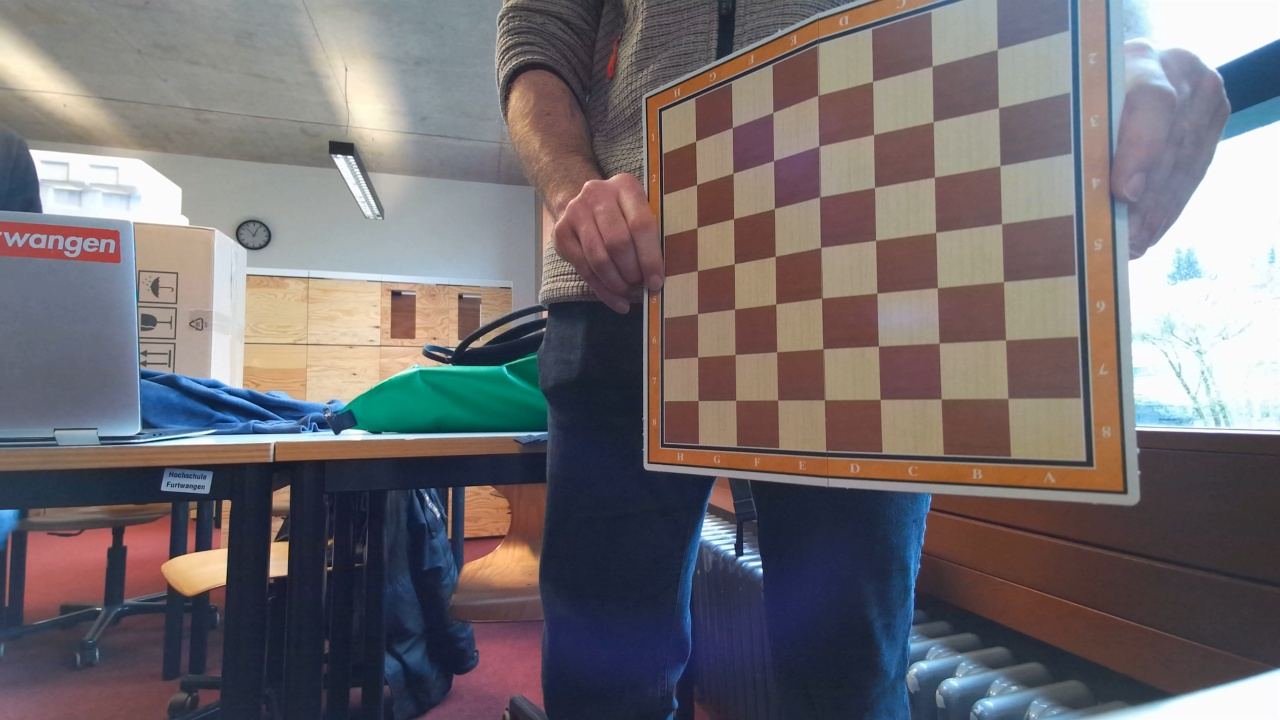
#> input picture assets/screenshot0.jpg, 1280 x 720 px, given in place of screenshot0.jpg, which was not available
$ python calib2.py
#> lines starting #> are read from the running program, lines starting #| are printed output that depends on the picture; after the words box and inside, x2 and y2 are one past the last pixel; in counts of white or black regions, pixels touching at a corner belong together; long printed decimals are rounded; pictures that were not available may be replaced by others from this repository, and a replacement may not be noted
# This Page calibrates a Camera
# Change the path in line 19

import numpy as np
import cv2 as cv
import glob


# termination criteria
criteria = (cv.TERM_CRITERIA_EPS + cv.TERM_CRITERIA_MAX_ITER, 30, 0.001)
# prepare object points, like (0,0,0), (1,0,0), (2,0,0) ....,(6,5,0)
objp = np.zeros((6*7,3), np.float32)
objp[:,:2] = np.mgrid[0:7,0:6].T.reshape(-1,2)

# Arrays to store object points and image points from all the images.
objpoints = [] # 3d point in real world space
imgpoints = [] # 2d points in image plane.

images = glob.glob('/*.jpg')
for fname in images:
 img = cv.imread(fname)
#> img is the input picture: shape (720, 1280, 3); mean B, G, R 112.2, 109.5, 115.2
 gray = cv.cvtColor(img, cv.COLOR_BGR2GRAY)
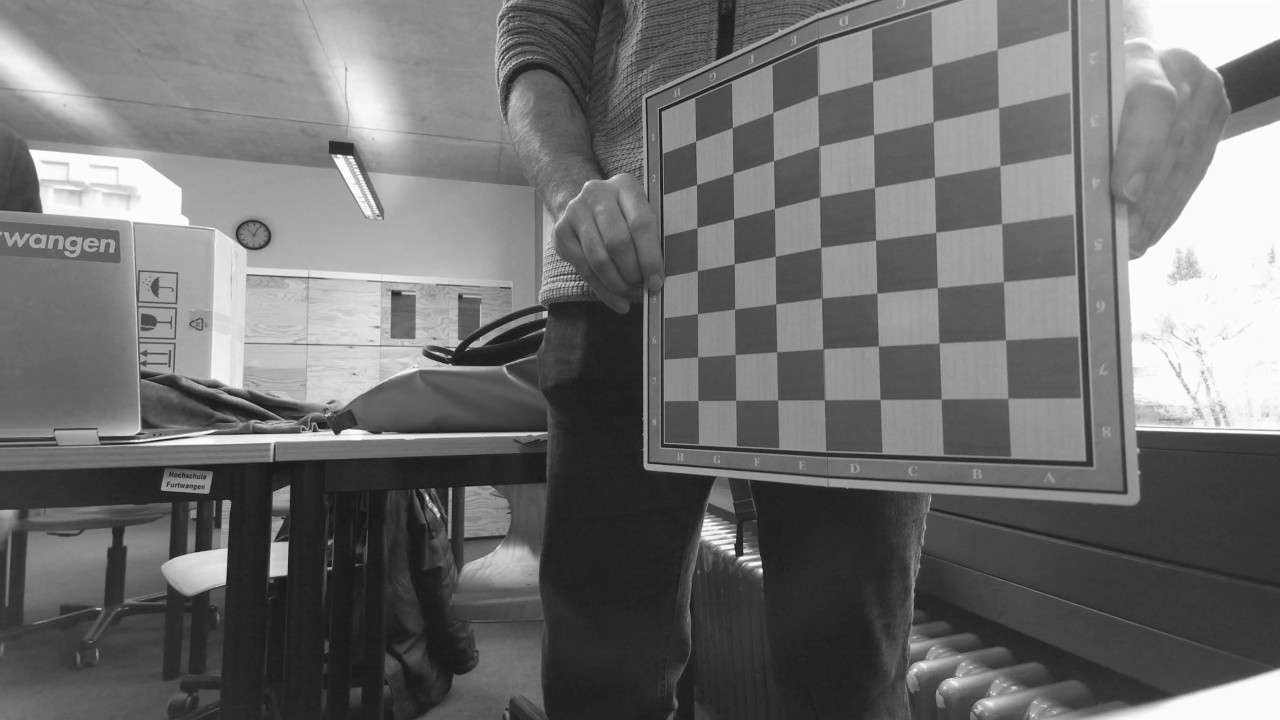
#> gray: shape (720, 1280); min 16, max 255, mean 111.5
 # Find the chess board corners
 ret, corners = cv.findChessboardCorners(gray, (7,6), None)
#> ret = True; corners = 42 rows, first 8: [997.3, 49.31], [998.3, 107.6], [999.9, 165.5], [1001.6, 223.5], [1003.4, 281.6], [1005.5, 339.8], [1008, 398.2], [932, 66.04]
 # If found, add object points, image points (after refining them)
 if ret == True:
    objpoints.append(objp)
    corners2 = cv.cornerSubPix(gray,corners, (11,11), (-1,-1), criteria)
#> corners2 = 42 rows, first 8: [997.3, 49.38], [998.5, 107.6], [999.9, 165.7], [1001.6, 223.6], [1003.4, 281.6], [1005.6, 339.8], [1007.8, 398.4], [932.1, 66.05]
    imgpoints.append(corners)
    # Draw and display the corners
    cv.drawChessboardCorners(img, (7,6), corners2, ret)
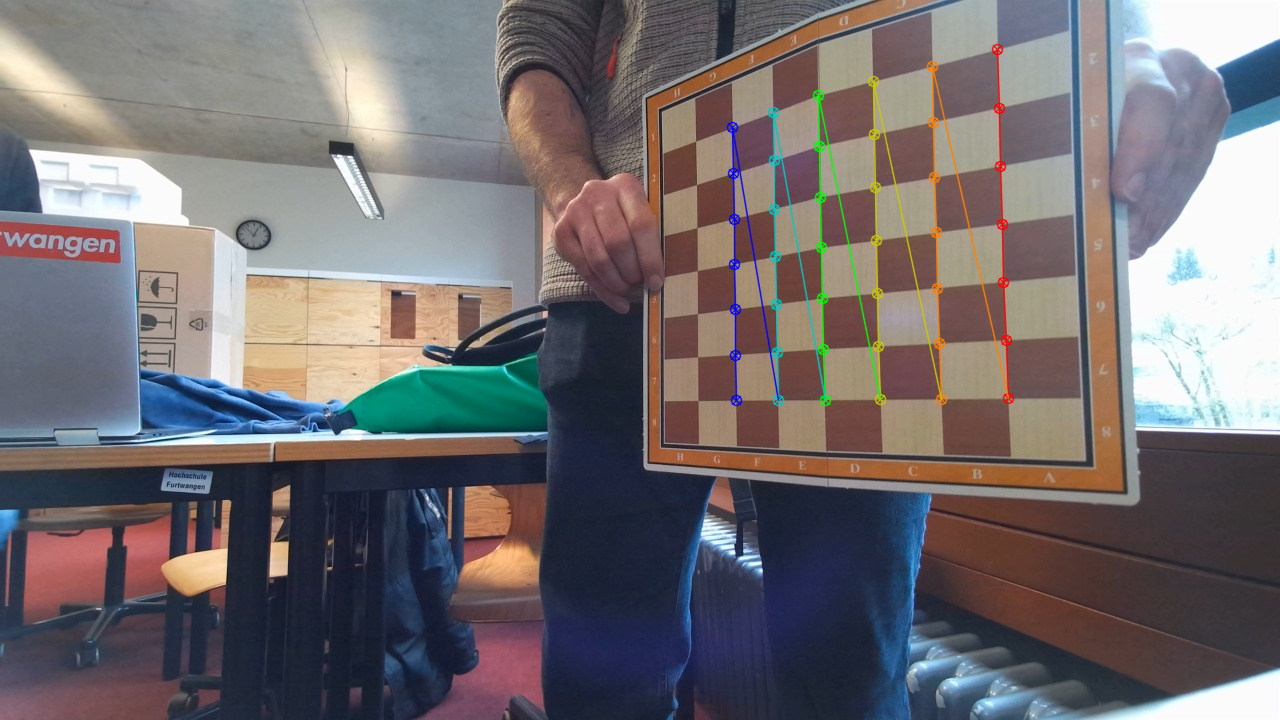
#> img: shape (720, 1280, 3); 1.47% of pixels changed, all inside (x1, y1, x2, y2) = (726, 43, 1015, 407)
    cv.imshow('img', img)
    cv.waitKey(500)

    ret, mtx, dist, rvecs, tvecs = cv.calibrateCamera(objpoints, imgpoints, gray.shape[::-1], None, None)
#> ret = 1.53; mtx = [[1016.8, 0, 559.2], [0, 875, 494.8], [0, 0, 1]]; dist = [[0.915, -2.1, 0.111, 0.0154, 1.93]]; rvecs = ([0.867, 0.635, 1.45],); tvecs = ([5.87, -7.74, 14.62],)
    print(mtx)
#| [[1.01680303e+03 0.00000000e+00 5.59243989e+02]
#|  [0.00000000e+00 8.75016092e+02 4.94789312e+02]
#|  [0.00000000e+00 0.00000000e+00 1.00000000e+00]]
    print(dist)
#| [[ 0.9149 -2.099  0.111  0.01543     1.928]]
    img = cv.imread('./Assets/screenshot0.jpg')
    h, w = img.shape[:2]
#> h = 720; w = 1280
    newcameramtx, roi = cv.getOptimalNewCameraMatrix(mtx, dist, (w,h), 1, (w,h))
#> newcameramtx = [[1107.9, 0, 586.3], [0, 864.5, 521.6], [0, 0, 1]]; roi = (57, 43, 1174, 633)

    # undistort
    dst = cv.undistort(img, mtx, dist, None, newcameramtx)
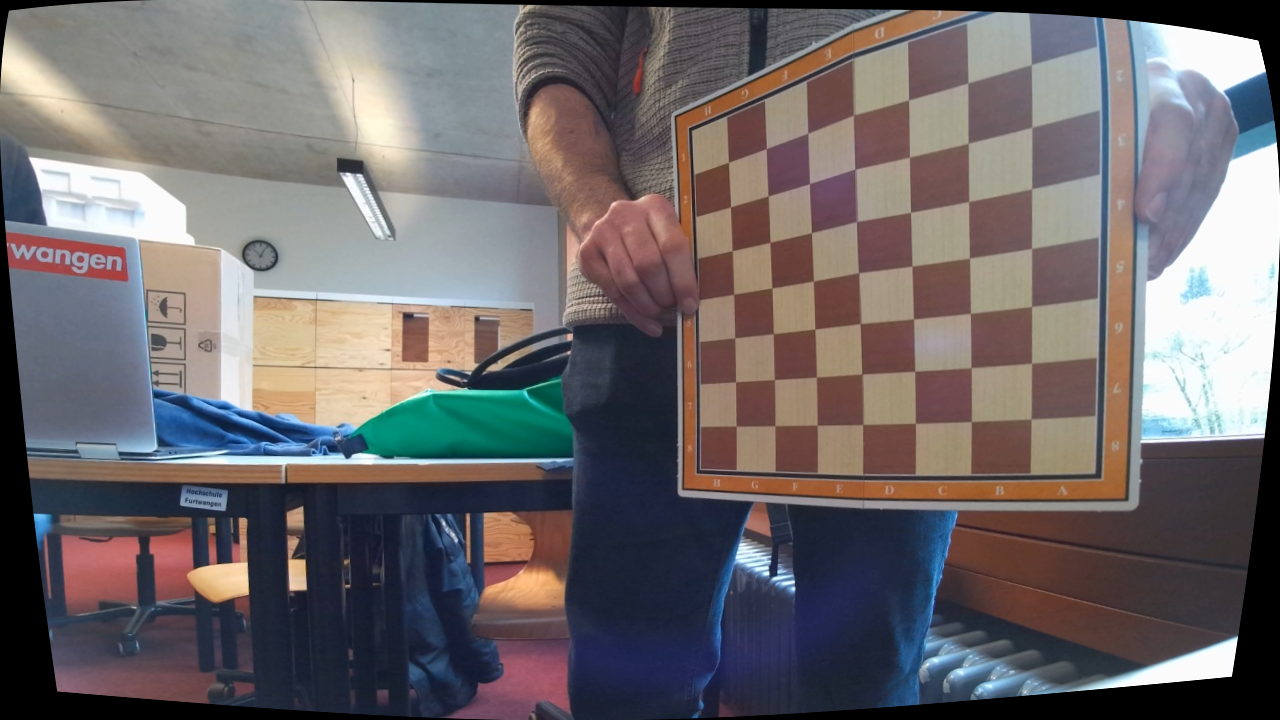
#> dst: shape (720, 1280, 3); mean B, G, R 106.4, 104.5, 110
    # crop the image
    x, y, w, h = roi
#> x = 57; y = 43; w = 1174; h = 633
    dst = dst[y:y+h, x:x+w]
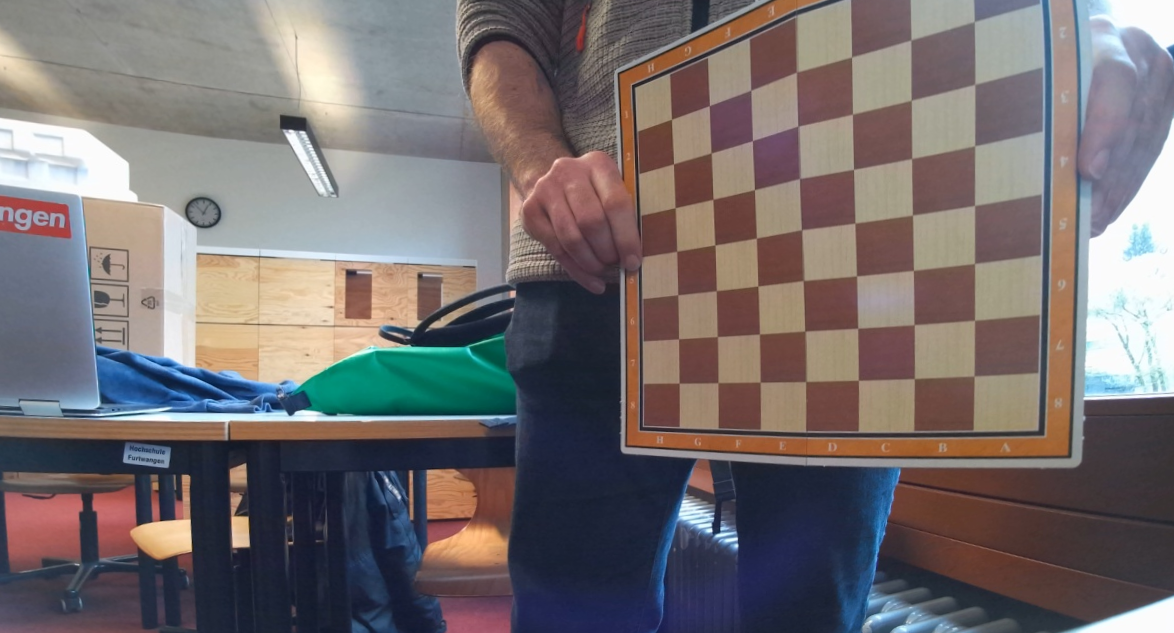
#> dst: shape (633, 1174, 3); mean B, G, R 110.9, 110, 116.9
    cv.imwrite('./Assets/screenshot0_cal.jpg', dst)

cv.destroyAllWindows()
